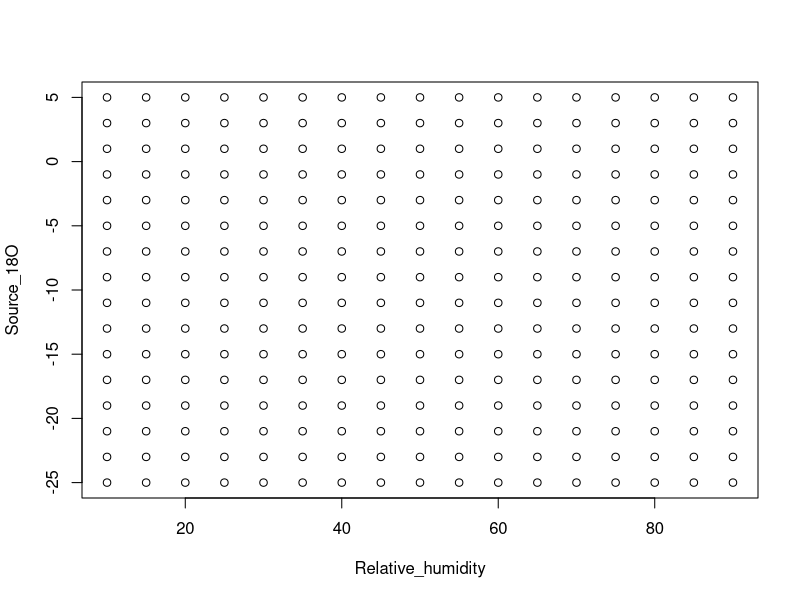
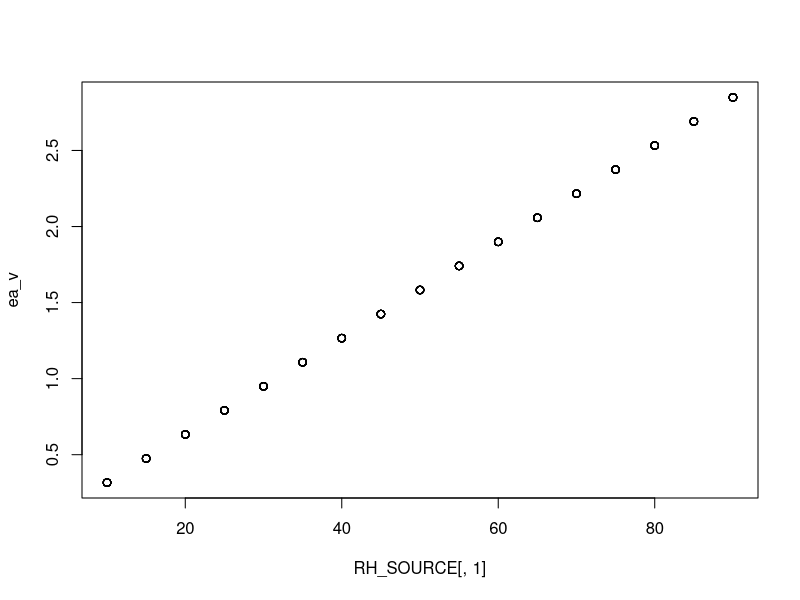
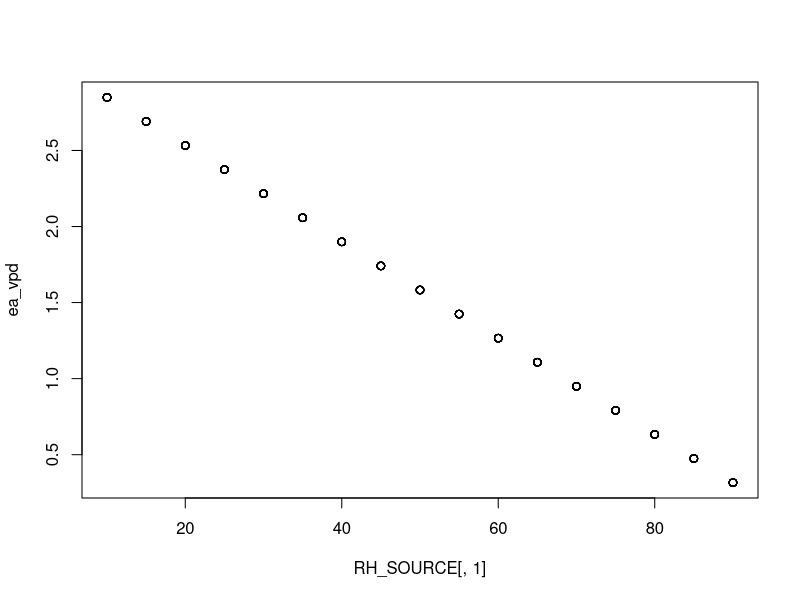
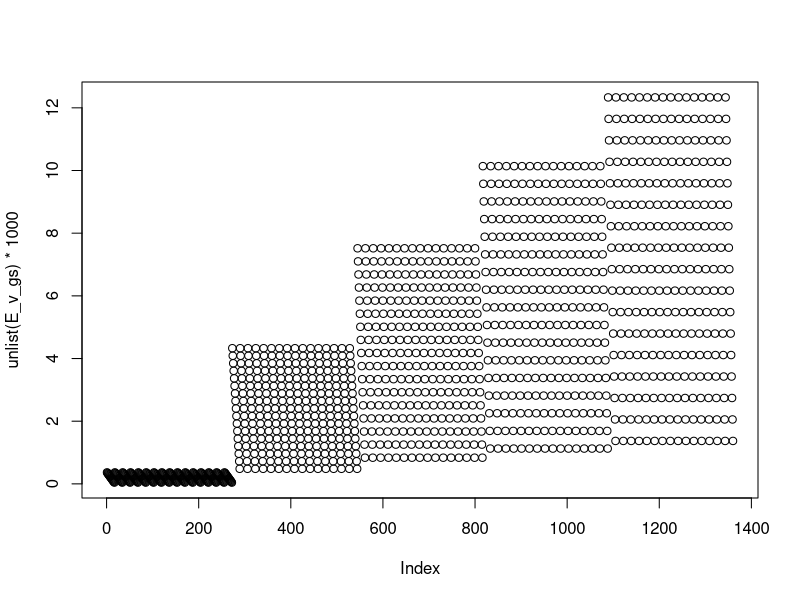
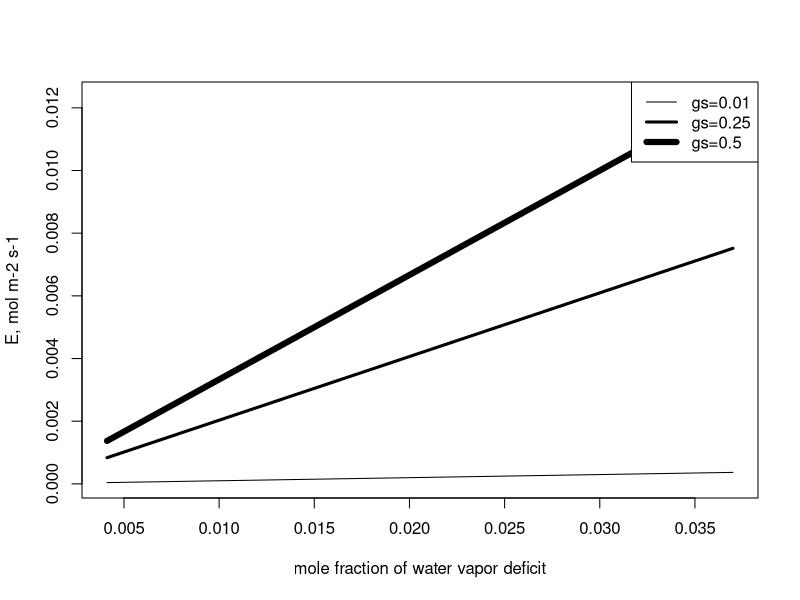
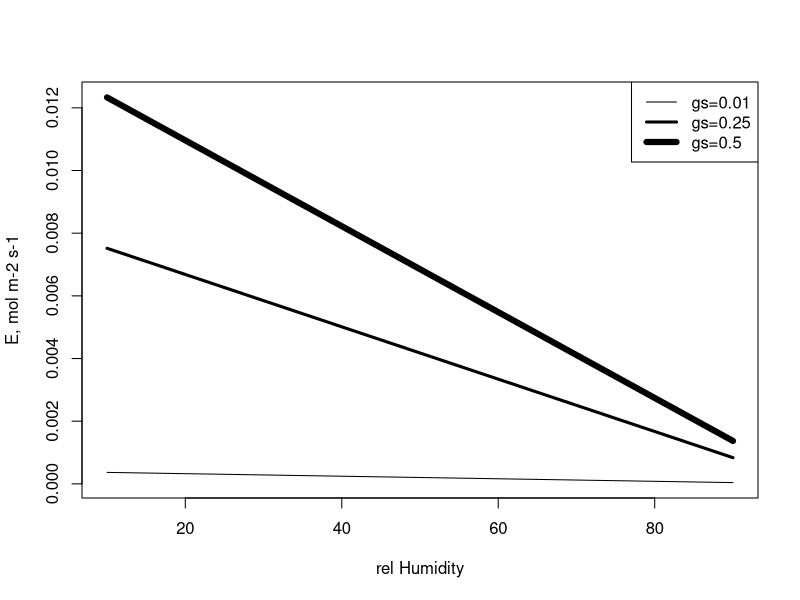
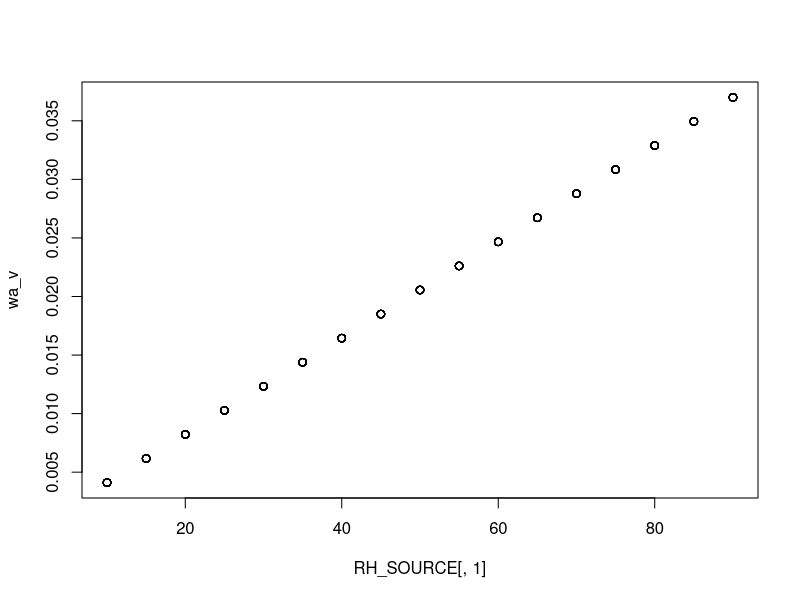
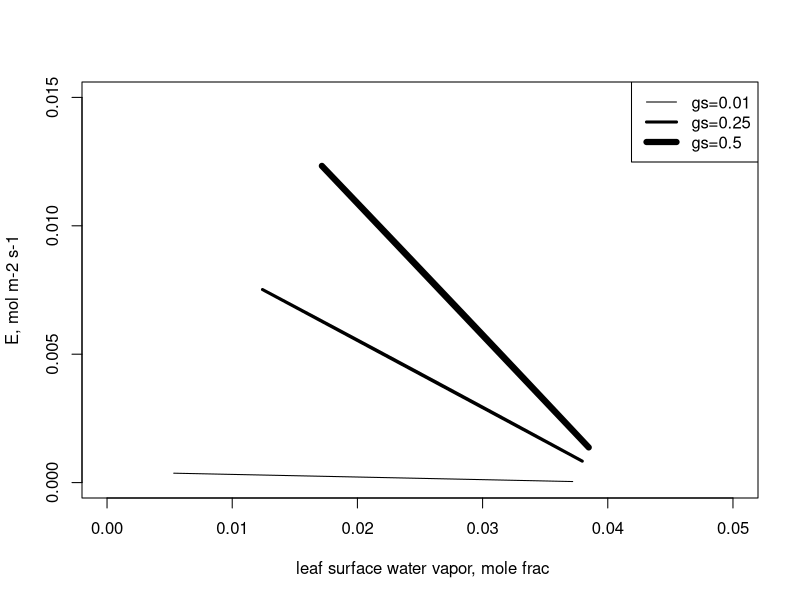

Source code (R) for these figures, in order: (Note: this script raises an error after producing the figures.)
## ---- chunk 1

relH <- seq(10, 90, by=5) # this is the vector of 17 different Realtive humidieties
water <-seq( -25, 5,by = 2) # this is the vector with all 16 the isotopic values from the water sources. 

RH_SOURCE <- merge(relH, water) # here we merge the two variables to  facilitate the calculations on each row of this object.

Source_18O <- RH_SOURCE[,2]
Relative_humidity <- RH_SOURCE[,1]
plot(Relative_humidity, Source_18O)
## ---- chunk 2
# Sensitivity analysis on Variations in the isotopes in Vapor on Lead Water
# the idea is to have a temperature dependent vapor isotopes  such as V=Sourse-E*
# E* = Fractionation from fase change
# rm(list=ls())

# Constants ---------------------------------------------------------------

# stomatal 	 conductance   (mol m-2 s-1) 
# gs <- 0.19  #considered reasonable value between 0.001 to 1 in Roden paper
# boundary layer cond. (mol m-2 s-1)


br <-1 #considered reasonable value between 0.02 to 3 in Roden paper boundary layer resistance    
ak <- 1.0285	# alpha_kappa, Kinetic Fractionation 
akb <- 1.0189	# alpha_kappa_beta, Kinetic Fractionation boundary layer
rsmow <- 0.0020052 # Oxygen Isotope ratio from STANDARD	SMOV
epsilon_s <-  27 #Autotrophic fractionation Sucrose	
epsilon_c <- 27	# Autotrophic fractionation Cellulose ## 0.0084*Tmin.ts^2-0.51*Tmin.ts+ 33.172 


library(dplyr)

############################################# CALCULATIONS 
###### IMPORTANT TO CHANGE THE INPUT TO THE LEVEL CONSIDERED AND SOURCE 18O CONSIDERED#####################

# barometric	pressure  (mmbar)  
press_bar <- 77 #a good site average is 77.5 according to W, This need to be changed for the pressure level
# source   d18O  water  (‰)   Change this depending on soil or P
#Source_18O <- -14.46825
# stem  water, d18O (‰)  
#Source_18O <- Source_18O# or any  modeled Stem water taking in consi. some enrichment before water uptake
# air	temp. (°C)  Assumption that Tleaf= T air
Ta <- 25
#Ta=Tmin.ts
# relative humidity  (%) 


# IMPORTANT TO CHANGE THE INPUT TO THE LEVEL CONSIDERED AND SOURCE 18O CONSIDERED######################

#d18O of water vapor ··· chek this thingi
#I should be usingf the soil water and build a upper boundary to the vapor frac

d18O_W <- Source_18O+ (-1*(1.137*(1000000/((Ta+273.15)^2))-0.4156*((1000/(Ta+273.15))-2.0667)))
water_vapor <-  Source_18O +(-1*(1.137*(1000000/((Ta+273.15)^2))-0.4156*((1000/(Ta+273.15))-2.0667))) 

# where this formula comes from 
## ---- chunk 3
# esat saturation vapor pressure (kPa) with air temp

es=(101325*exp((((-0.1299*(1-(373.16/(273.15 + Ta)))-0.6445)*
                   (1-(373.16/(273.15 + Ta)))-1.976)*(1-(373.16/(273.15 + Ta)))+13.3185)
               *(1-(373.16/(273.15 + Ta)))))/1000

#ea ambient vapor pressure (kPa)

RH_v <- RH_SOURCE[,1]

ea_v =(RH_v/100)*es


ea_vpd =es-ea_v
## ---- chunk 4
plot(RH_SOURCE[,1],ea_v)
plot(RH_SOURCE[,1],ea_vpd)
## ---- chunk 5
# ei leaf vapor pressure (kPa) is es. ei=es


 ei =(101325*exp((((-0.1299*(1-(373.16/(273.15 + Ta)))-0.6445)*
                    (1-(373.16/(273.15 + Ta)))-1.976)*(1-(373.16/(273.15 + Ta)))+13.3185)
                *(1-(373.16/(273.15 + Ta)))))/1000


# g, total leaf conductance to water vapor (mol m-2 s-1) 
#convert VPD from Hpa to kPa to apply the relationship of McDowell 2008 (Ecohydrology)/1000
#gs <- 0.03 #283.2*exp(-1.15*(VPD/10))/1000 ### (day 180 0.1  day240 to 0.03)

gs <- seq(0.01,0.5,length.out = 5)


#Total Conductance in mol
g = 1/(1/gs + 1/br) # or 1/(rs+rb)




# E leaf transpiration (mol m-2 s-1) # barbour 2004
# this list contains 5 diferent combinations of gs  on a 16 different temperatures  for many RH and Source water.
E_v_gs <- list()
W_v_gs <- list()

for(sto in 1:5){
  E_v_gs[[sto]]=((ei-ea_v)/press_bar)*g[sto]
  W_v_gs[[sto]] <- ((ei-ea_v)/press_bar)
  }

str(E_v_gs)### list of model output based on 5 stomatal conductances,
## ---- chunk 6

plot(unlist( E_v_gs)*1000)
## ---- chunk 7
mean((ei-ea_v)/press_bar)

range(W_v_gs)
range(E_v_gs)

plot(W_v_gs[[1]],E_v_gs[[1]],type="l", xlim = range(W_v_gs), range(E_v_gs),ylab="E, mol m-2 s-1", xlab="mole fraction of water vapor deficit")
lines(W_v_gs[[3]],E_v_gs[[3]], lwd=3)
lines(W_v_gs[[5]],E_v_gs[[5]], lwd=6)

gs

legend("topright", legend = c("gs=0.01","gs=0.25","gs=0.5" ), lwd = c(1,3,6))


plot(RH_SOURCE[,1],E_v_gs[[1]],type="l", xlim = c(10,90), range(E_v_gs), ylab="E, mol m-2 s-1", xlab="rel Humidity")
lines(RH_SOURCE[,1],E_v_gs[[3]], lwd=3)
lines(RH_SOURCE[,1],E_v_gs[[5]], lwd=6)

gs

legend("topright", legend = c("gs=0.01","gs=0.25","gs=0.5" ), lwd = c(1,3,6))
## ---- chunk 8
#wi,  leaf water vapor, mole fraction


wi=ei/press_bar

#wa, ambient water vapor, mole fraction

 wa_v= ea_v/press_bar

plot(RH_SOURCE[,1],wa_v)

#ws, leaf surface water vapor, mole frac Roden 2000, Ball (1987),
# this list contains 5 diferent combinations of gs  on a 16 different temperatures  for many RH and Source water.
ws_v_gs <- list()
for(sto in 1:5){
  ws_v_gs[[sto]] =((gs[[sto]]*wi)-E_v_gs[[sto]]*(1 -wi/2))/(gs[[sto]] - E_v_gs[[sto]]/2)

}

###  5 gs, 16 temps


plot(ws_v_gs[[1]],E_v_gs[[1]],type="l", xlim = c(0,0.05), ylim=c(0,0.015), ylab="E, mol m-2 s-1", xlab=" leaf surface water vapor, mole frac")
lines(ws_v_gs[[3]],E_v_gs[[3]], lwd=3)
lines(ws_v_gs[[5]],E_v_gs[[5]], lwd=6)


legend("topright", legend = c("gs=0.01","gs=0.25","gs=0.5" ), lwd = c(1,3,6))



# es vapor pressure at leaf surface (kPa)
esl_v_gs <- list()
for(sto in 1:5){
  esl_v_gs[[sto]]=ws_v_gs[[sto]]*press_bar
  }

plot(esl_v_gs[[1]],E_v_gs[[1]],type="l", xlim = c(0,3), ylim=c(0,0.015), ylab="E, mol m-2 s-1", xlab=" leaf surface water vapor, mole frac")
lines(esl_v_gs[[3]],E_v_gs[[3]], lwd=3)
lines(esl_v_gs[[5]],E_v_gs[[5]], lwd=6)

legend("topright", legend = c("gs=0.01","gs=0.25","gs=0.5" ), lwd = c(1,3,6))
## ---- chunk 9
# a*  **equilibrium fractionation at leaf temperature  
# The equilibrium fractionation factor, a* is temperature dependent 
# (see Majoube, 1971, J. Chim. Phys. 58:1423-1436)
alpha_star =exp((1.137*1000/(273.15+Ta)^2)-(0.4156/(273.15+Ta))-0.0020667)
#R source O  isotope ratio, source water

Rsource= rsmow*(1+Source_18O/1000)
Rxyl= rsmow*(1+Source_18O/1000)
#R atm  Oxy  isotope ratio, atmosph  water vapor

Ratm= rsmow*(1+d18O_W/1000)

#R leaf model Oxyg  isotope ratio, leaf water GC
#### Leaf water enrichment  with diferent RH, Soueces and GS

Rleaf_v_gs <- list()
for(sto in 1:5){
  Rleaf_v_gs[[sto]] <- alpha_star[te]*((ak*Rxyl*
                              ((ei-esl_v_gs[[sto]])/ei))+
                             (akb*Rxyl*(esl_v_gs[[sto]]-ea_v)/ei)+
                             (Ratm*ea_v/ei))
  }


plot(W_v_gs [[1]],E_v_gs[[1]],type="l", xlim = c(0,0.04), ylim=c(0,0.015), ylab="E, mol m-2 s-1", xlab="mole fraction of water vapor deficit")
lines(W_v_gs [[3]],E_v_gs[[3]], lwd=3)
lines(W_v_gs [[5]],E_v_gs[[5]], lwd=6)
legend("topright", legend = c("gs=0.01","gs=0.25","gs=0.5" ), lwd = c(1,3,6))


gs


plot(esl_v_gs[[1]],Rleaf_v_gs[[1]],type="l", xlim = c(0,4), ylab="E, mol m-2 s-1", xlab="mole fraction of water vapor deficit")
lines(esl_v_gs[[3]],Rleaf_v_gs[[3]], lwd=3)
lines(esl_v_gs[[5]],Rleaf_v_gs[[5]], lwd=6)


d18Oatm=((Ratm/rsmow)-1)*1000
## ---- chunk 10
#d18O leaf with CG so 5 Stomatal conductances  
#### Leaf water enrichment  with diferent RH, Soueces and GS
d18OL_gs <- list()
for(sto in 1:5){
  d18OL_gs[[sto]]=((Rleaf_v_gs[[sto]]/rsmow)-1)*1000 
}

## Plot with different source waters
# [1:13] is all RHs and  with source water of -25
plot(RH_v[1:13], d18OL_gs[[1]][1:13], type="l", ylim = c(-20,30))
lines(RH_v[1:13], d18OL_gs[[2]][1:13])
lines(RH_v[1:13], d18OL_gs[[3]][1:13])
lines(RH_v[1:13], d18OL_gs[[4]][1:13])
lines(RH_v[1:13], d18OL_gs[[5]][1:13])

# [1:13] is all RHs and  with source water of -10 permill
points(RH_v[196:208], d18OL_gs[[1]][196:208], pch=19)
points(RH_v[196:208], d18OL_gs[[2]][196:208], pch=19)
points(RH_v[196:208], d18OL_gs[[3]][196:208], pch=19)
points(RH_v[196:208], d18OL_gs[[4]][196:208], pch=19)
points(RH_v[196:208], d18OL_gs[[5]][196:208], pch=19)


plot(RH_v, d18OL_gs[[1]])
points(RH_v, d18OL_gs[[5]])
plot(RH_SOURCE[,2], d18OL_gs[[1]])
points(RH_SOURCE[,2], d18OL_gs[[5]])
## ---- chunk 11
#### Leaf water enrichment  with diferent RH, Soueces and GS

#Craig_Gordon model with different PEX
## on to the cellulose synthesis

F_0 <- c(0.33,0.42,0.55) # variable percentage of Exchage during Cellulose Synthesis
# here a double loop
d18Oc_F_0_gs <- list()
for(sto in 1:5){
  d18Oc_F_0 <- list()
  for (pe in 1:3){
    d18Oc_F_0[[pe]] <- F_0[[pe]]*(Source_18O + epsilon_c) + (1 - F_0[[pe]]) * (d18OL_gs[[sto]]+ epsilon_c) 
    }
d18Oc_F_0_gs[[sto]] <- d18Oc_F_0
}

str(d18Oc_F_0_gs)  # here we see we just generate a list of 5 stomatal conductance variations and in each of those 3 diferent outputs using different Percentage of exchange during cellulose sinthesisi.

## ---- chunk 12
